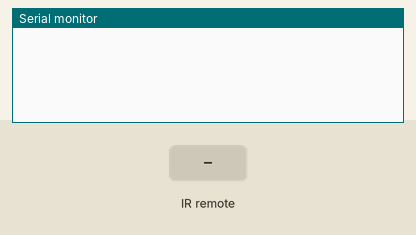
Simulated run of this sketch. Board: Arduino Uno, built with avr-gcc and run on an emulated ATmega328P. Shown: the last lines printed to the serial monitor. The test bench sets the inputs (shaded band).

Above: at 1.3 s.
1.4 s: infrared code 0x8010260C received
At 2.7 s:
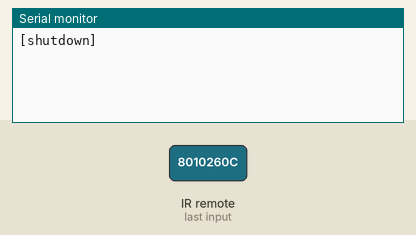
3.0 s: infrared code 0x8010A610 received
At 3.9 s:
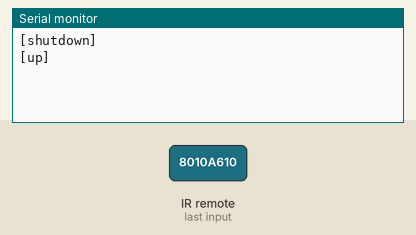
4.5 s: infrared code 0x80102611 received
At 5.1 s:
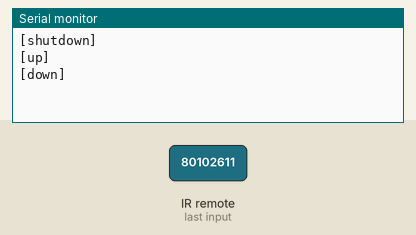
6.0 s: infrared code 0x8010260D received
At 7.2 s:
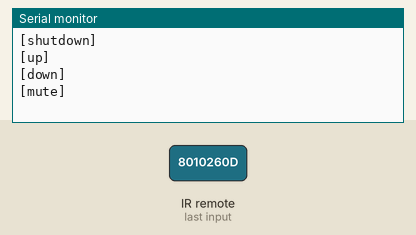
7.5 s: infrared code 0x8010260F received
At 8.7 s:
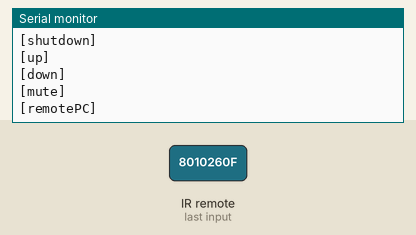
9.0 s: infrared code 0x8010265C received
At 9.8 s:
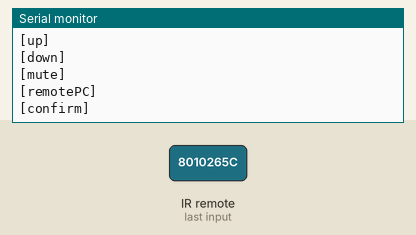

Measured:
- after the input at 1.4 s, the serial monitor: prints a new line after 0.10 s (image 1)
- after the input at 3.0 s, the serial monitor: prints a new line at once (image 2)
- after the input at 4.5 s, the serial monitor: prints a new line at once (image 3)
- after the input at 6.0 s, the serial monitor: prints a new line at once (image 4)
- after the input at 7.5 s, the serial monitor: prints a new line at once (image 5)
- after the input at 9.0 s, the serial monitor: prints a new line at once (image 6)

The sketch:

remotePC.ino
```cpp
#include <IRremote.h>

//#define DEBUG

#define TV_BUTTON_SHUTDOWN    0x8010260C
#define TV_VOICE_BUTTON_UP    0x8010A610
#define TV_VOICE_BUTTON_UP2   0x80102610
#define TV_VOICE_BUTTON_DOWN  0x80102611
#define TV_VOICE_BUTTON_DOWN2 0x8010A611
#define TV_BUTTON_MUTE        0x8010260D
#define TV_BUTTON_MUTE2       0x8010A60D
#define TV_BUTTON_INFO        0x8010260F
#define TV_BUTTON_INFO2       0x8010A60F
#define TV_BUTTON_OK          0x8010265C
#define TV_BUTTON_OK2         0x8010A65C


#define BUTTON_POWER          0xFFA25D
#define BUTTON_MUTE           0xFFE21D
#define BUTTON_ADD            0xFF906F
#define BUTTON_PLUS           0xFFA857
#define BUTTON_MODE           0xFF629D
#define BUTTON_PLAY           0xFF22DD

int    totalDelay = 0;
int    RECV_PIN   = 7;
bool   timeOut    = false;

IRrecv irrecv(RECV_PIN);

decode_results results;

void setup() {
  Serial.begin(9600);
  irrecv.enableIRIn(); // Start the receiver
}

void loop() {
  if (irrecv.decode(&results)) {
#ifdef DEBUG
    Serial.println(results.value, HEX);
#endif
    acceptIR(results.value);
    irrecv.resume(); // Receive the next value
  }
delay(500);
}
void acceptIR(unsigned long code){
#ifdef DEBUG
  Serial.println("acceptIR => ");
#endif
  if(code == TV_BUTTON_OK || code == TV_BUTTON_OK2 || BUTTON_PLAY == code){
#ifdef DEBUG
    Serial.println("button => TV_BUTTON_OK");
#endif
    Serial.println("[confirm]");
  }
  if(code == TV_BUTTON_INFO || code == TV_BUTTON_INFO2 || BUTTON_MODE == code){
#ifdef DEBUG
    Serial.println("button => TV_BUTTON_INFO");
#endif
    Serial.println("[remotePC]");
  }
  if(code == TV_BUTTON_SHUTDOWN || code == BUTTON_POWER){
#ifdef DEBUG
    Serial.println("button => TV_BUTTON_SHUTDOWN");
#endif
    Serial.println("[shutdown]");
  }
  if(code == TV_VOICE_BUTTON_UP || code == TV_VOICE_BUTTON_UP2 || BUTTON_ADD == code){
#ifdef DEBUG
    Serial.println("button => TV_VOICE_BUTTON_UP");
#endif
    Serial.println("[up]");
  }
  if(code == TV_VOICE_BUTTON_DOWN || code == TV_VOICE_BUTTON_DOWN2 || BUTTON_PLUS == code){
#ifdef DEBUG
    Serial.println("button => TV_VOICE_BUTTON_DOWN");
#endif
    Serial.println("[down]");
  }
  if(code == TV_BUTTON_MUTE || code == TV_BUTTON_MUTE2 || BUTTON_MUTE == code){
#ifdef DEBUG
    Serial.println("button => TV_BUTTON_MUTE");
#endif
    Serial.println("[mute]");
  }
}
```
